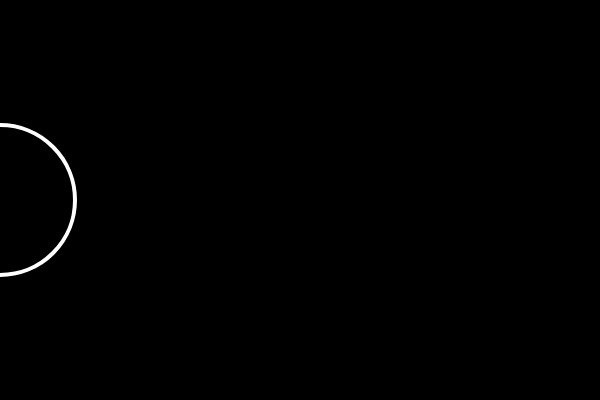
Frame 1 (no input)
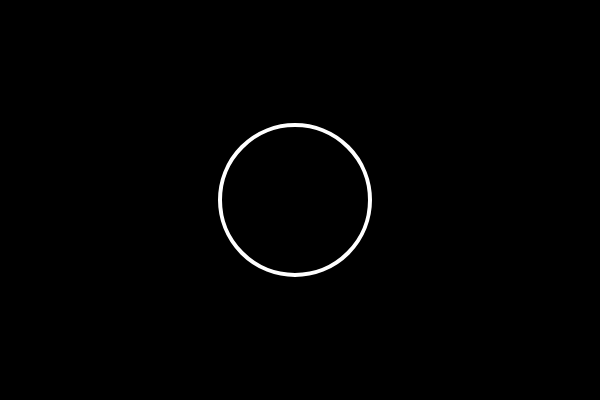
Frame 60 (no input)
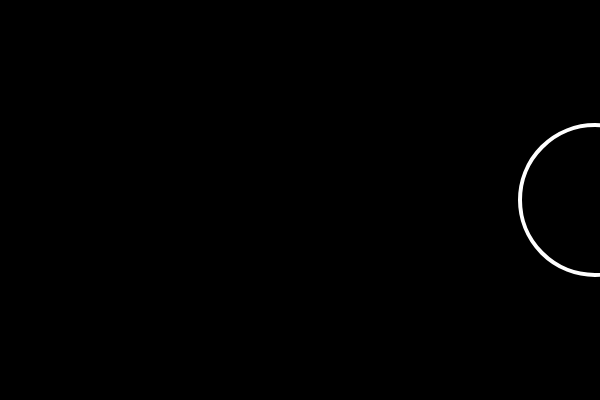
Frame 120 (the mouse pressed at the canvas centre since frame 60)

The p5.js sketch that drew these frames (run headless with seeded random() and noise() and a simulated clock; from frame 60 on, the mouse is pressed at the canvas centre):

// p5.js sketch
// ── sketch.js
let x = 0;
let speed = 5

function setup() {
  createCanvas(600, 400);
}

function draw() {
  background(0);
  stroke(255);
  strokeWeight(4);
  noFill();
  circle(x, 200, 150);

  
  if (x > width || x < 0) {
    speed = speed * -1;
  }
  x = x + speed;
}

// Practicing java script and p5.js
// This is a simple sketch that draws a circle that moves back and forth across the canvas.
// The circle bounces off the edges of the canvas.
// The speed of the circle is controlled by the variable 'speed'.
